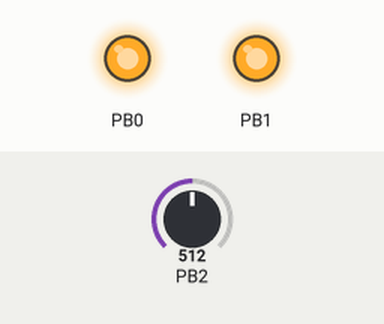
The program below on a simulated ATtiny13, built with avr-gcc and emulated at 12 MHz. Shown: output pins drawn as LEDs (lit = HIGH). The inputs (shaded band) are chosen by the test bench; at power-on: PB2 = 512.

Above: at 1.2 s.
1.3 s: PB2 set to 429
2.8 s: PB2 set to 402
At 3.2 s:
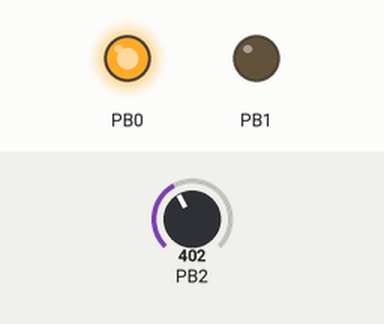
4.4 s: PB2 set to 306
At 5.6 s:
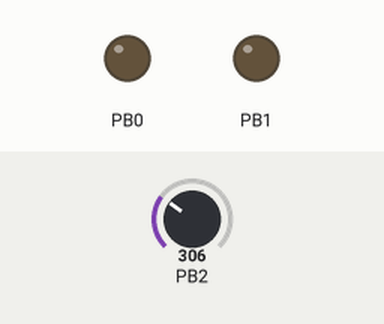
6.0 s: PB2 set to 511
At 6.8 s:
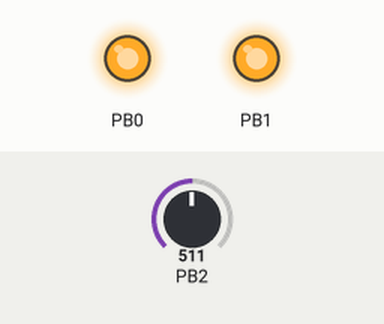
7.6 s: PB2 set to 122
At 8.0 s:
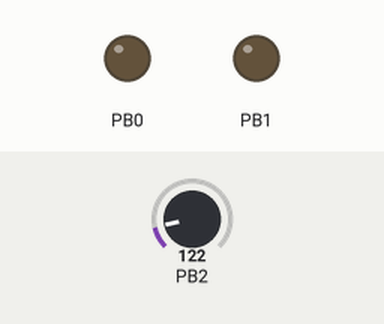
Timing chart, 0 to 10.2 s (numbered marks = the images above; inputs shaded):
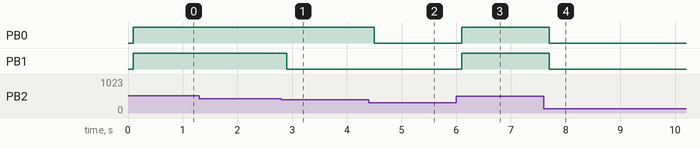

Measured:
- the behaviour switches between 416 and 415 on PB2 (found by bisection; images 0 and 1)
- after the input at 1.3 s, every drawn part: stays the same
- after the input at 2.8 s, PB1: HIGH → LOW after 0.10 s
- after the input at 4.4 s, PB0: HIGH → LOW after 0.10 s
- after the input at 6.0 s, PB0, PB1: LOW → HIGH after 0.10 s
- after the input at 7.6 s, PB0, PB1: HIGH → LOW after 0.10 s

The program:

main.c
```c
#include <avr/io.h>
#include <avr/interrupt.h>
#include <avr/delay.h>

int adc_read (void);
int main()
{
	//// ADC section

	DDRB &= ~(1<<PB5);  // wejscie ADC

	ADMUX = (1<<ADLAR) | (1<<MUX0);
	ADCSRA = (1<<ADEN)|(1<<ADPS2)|(1<<ADPS1)|(1<<ADPS0);

	//ADCSRA |= (1<<ADSC);

	//////////////////	wyjscia stanu baterii
	/*
	 * PB1=1 & PB0=1	->  Stan baterii wysoki
	 * PB1=0 & PB0=1	->	Stan baterii sredni
	 * PB1=0 & PB0=0	->  Stan baterii niski
	 */
	DDRB |= (1<<PB0);
	PORTB &= ~(1<<PB0);

	DDRB |= (1<<PB1);
	PORTB &= ~(1<<PB1);
	/////////////////////////////////////////////

	int adc_result = 0;


	while(1)
	{
		adc_result = adc_read();

		_delay_ms(50);

		/*
		 * Zmienic przedzialy
		 *
		 * > 12V   adc_result >= 105
		 * < 12 && > 11,4	adc_result < 105 && adc_result >= 95
		 * < 11,4	adc_result < 95
		 */

		if(adc_result > 103 )
		{
			PORTB |= (1<<PB0);
			PORTB |= (1<<PB1);
		}

		if(adc_result <= 103 && adc_result > 99)
		{
			PORTB |= (1<<PB0);
			PORTB &= ~(1<<PB1);
		}
		if(adc_result <= 99)
		{
			PORTB &= ~(1<<PB0);
			PORTB &= ~(1<<PB1);
		}

	}
}

int adc_read (void)
{
    int adc_result;


   // while(ADCSRA & (1<<ADSC));

    adc_result = ADCH;
     //adc_result = ADC; // For 10-bit resolution

    // Start the next conversion
    ADCSRA |= (1 << ADSC);

    return adc_result;
}
```
